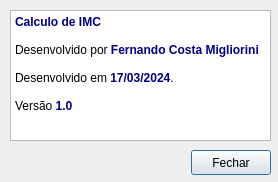
<?xml version="1.0" encoding="UTF-8"?>
<ui version="4.0">
 <class>fm_sobre</class>
 <widget class="QDialog" name="fm_sobre">
  <property name="geometry">
   <rect>
    <x>0</x>
    <y>0</y>
    <width>278</width>
    <height>182</height>
   </rect>
  </property>
  <property name="windowTitle">
   <string>Sobre o IMC</string>
  </property>
  <widget class="QPushButton" name="pushButton_fechar">
   <property name="geometry">
    <rect>
     <x>191</x>
     <y>150</y>
     <width>80</width>
     <height>25</height>
    </rect>
   </property>
   <property name="text">
    <string>Fechar</string>
   </property>
  </widget>
  <widget class="QTextBrowser" name="textBrowser">
   <property name="geometry">
    <rect>
     <x>10</x>
     <y>10</y>
     <width>261</width>
     <height>131</height>
    </rect>
   </property>
   <property name="html">
    <string>&lt;!DOCTYPE HTML PUBLIC &quot;-//W3C//DTD HTML 4.0//EN&quot; &quot;http://www.w3.org/TR/REC-html40/strict.dtd&quot;&gt;
&lt;html&gt;&lt;head&gt;&lt;meta name=&quot;qrichtext&quot; content=&quot;1&quot; /&gt;&lt;meta charset=&quot;utf-8&quot; /&gt;&lt;style type=&quot;text/css&quot;&gt;
p, li { white-space: pre-wrap; }
hr { height: 1px; border-width: 0; }
li.unchecked::marker { content: &quot;\2610&quot;; }
li.checked::marker { content: &quot;\2612&quot;; }
&lt;/style&gt;&lt;/head&gt;&lt;body style=&quot; font-family:'Sans Serif'; font-size:9pt; font-weight:400; font-style:normal;&quot;&gt;
&lt;p style=&quot; margin-top:0px; margin-bottom:0px; margin-left:0px; margin-right:0px; -qt-block-indent:0; text-indent:0px;&quot;&gt;&lt;span style=&quot; font-weight:700; color:#00007f;&quot;&gt;Calculo de IMC&lt;/span&gt;&lt;/p&gt;
&lt;p style=&quot;-qt-paragraph-type:empty; margin-top:0px; margin-bottom:0px; margin-left:0px; margin-right:0px; -qt-block-indent:0; text-indent:0px;&quot;&gt;&lt;br /&gt;&lt;/p&gt;
&lt;p style=&quot; margin-top:0px; margin-bottom:0px; margin-left:0px; margin-right:0px; -qt-block-indent:0; text-indent:0px;&quot;&gt;Desenvolvido por &lt;span style=&quot; font-weight:700; color:#00007f;&quot;&gt;Fernando Costa Migliorini&lt;/span&gt;&lt;/p&gt;
&lt;p style=&quot;-qt-paragraph-type:empty; margin-top:0px; margin-bottom:0px; margin-left:0px; margin-right:0px; -qt-block-indent:0; text-indent:0px;&quot;&gt;&lt;br /&gt;&lt;/p&gt;
&lt;p style=&quot; margin-top:0px; margin-bottom:0px; margin-left:0px; margin-right:0px; -qt-block-indent:0; text-indent:0px;&quot;&gt;Desenvolvido em &lt;span style=&quot; font-weight:700; color:#00007f;&quot;&gt;17/03/2024&lt;/span&gt;.&lt;/p&gt;
&lt;p style=&quot;-qt-paragraph-type:empty; margin-top:0px; margin-bottom:0px; margin-left:0px; margin-right:0px; -qt-block-indent:0; text-indent:0px;&quot;&gt;&lt;br /&gt;&lt;/p&gt;
&lt;p style=&quot; margin-top:0px; margin-bottom:0px; margin-left:0px; margin-right:0px; -qt-block-indent:0; text-indent:0px;&quot;&gt;Versão &lt;span style=&quot; font-weight:700; color:#00007f;&quot;&gt;1.0&lt;/span&gt;&lt;/p&gt;&lt;/body&gt;&lt;/html&gt;</string>
   </property>
  </widget>
 </widget>
 <resources/>
 <connections/>
</ui>
